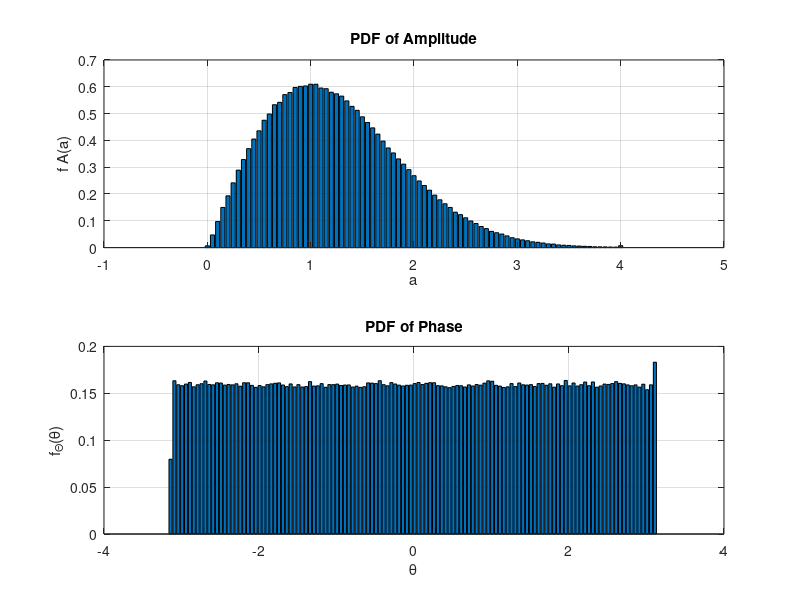

Source code (MATLAB):
%Refershing Terminal & Workspace
clc
clear

%Globals
N = 1e6;
amplitudeBins = 0:0.05:4; 
phaseBins = -pi:0.05:pi;

%Distributions : Raleigh Fading Channel
h = randn(1,N) + 1j*randn(1,N);
a = abs(h); %Amplitude of h
phi = angle(h); %Phase of h


subplot(2,1,1)
pdfa = hist(a,amplitudeBins);
bar(amplitudeBins,pdfa/(N*0.05))

%Graph Specifics
title('PDF of Amplitude')
grid 
xlabel('a')
ylabel('f A(a)')

subplot(2,1,2)
pdfp = hist(phi,phaseBins);
bar(phaseBins,pdfp/(N*0.05))

%Graph Specifics
title('PDF of Phase')
grid
xlabel('\theta')
ylabel('f_\Theta(\theta)')


